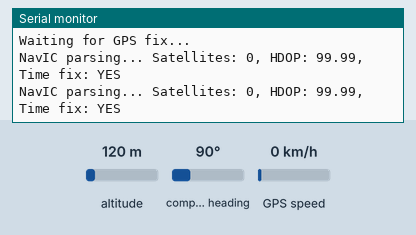
The sketch below on a simulated ESP32. Parts: the last lines printed to the serial monitor. Inputs (shaded band) come from the test bench; at power-on: GPS speed 0 km/h, altitude 120 m, compass heading 90°. WiFi joins after 1.5 s; servers stay silent unless stated; uploads are accepted with an empty reply; the GPS gets a fix after 3 s at 37.7749, -122.4194 with 8 satellites.

Above: at 3.2 s.
3.3 s: GPS speed set to 2 km/h
At 6.2 s:
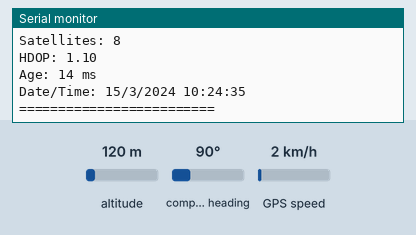
6.5 s: altitude set to 500 m
At 11.8 s:
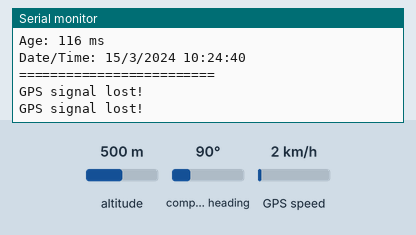

The sketch:

esp32_gps_tracker.ino
```cpp
#include <WiFi.h>
#include <HTTPClient.h>
#include <ArduinoJson.h>
#include <HardwareSerial.h>
#include <TinyGPS++.h>

// WiFi credentials - REPLACE WITH YOUR ACTUAL WiFi DETAILS
const char* ssid = "YourActualWiFiName";        // Replace with your real WiFi name
const char* password = "YourActualWiFiPassword"; // Replace with your real WiFi password

// Direct Supabase REST API - No Edge Function needed!
const char* serverURL = "https://snavhslypetgxivdvdok.supabase.co/rest/v1/locations";

// Supabase API Key - Direct database access
const char* supabaseKey = "eyJhbGciOiJIUzI1NiIsInR5cCI6IkpXVCJ9.eyJpc3MiOiJzdXBhYmFzZSIsInJlZiI6InNuYXZoc2x5cGV0Z3hpdmR2ZG9rIiwicm9sZSI6ImFub24iLCJpYXQiOjE3NTQwMjIxNjgsImV4cCI6MjA2OTU5ODE2OH0.QYHgyhW1gbGwePUIidvLedxR7F0f_Z3w7ed-WapHcdI";

// GPS configuration
TinyGPSPlus gps;
HardwareSerial ss(2); // Use Serial2 for GPS

// For ESP32-S NodeMCU 38-pin board:
// GPS RX (receives data FROM ESP32) connects to ESP32 GPIO17 (TX2)
// GPS TX (sends data TO ESP32) connects to ESP32 GPIO16 (RX2)
// GPS VCC connects to ESP32 3.3V
// GPS GND connects to ESP32 GND

// Timing variables
unsigned long lastGPSTime = 0;
unsigned long lastSendTime = 0;
const unsigned long GPS_READ_INTERVAL = 1000;    // Read GPS every 1 second
const unsigned long SEND_INTERVAL = 10000;       // Send data every 10 seconds for testing

// GPS data variables
double latitude = 0.0;
double longitude = 0.0;
double speed_kmh = 0.0;
bool gps_valid = false;

// Status variables
bool wifi_connected = false;
int send_count = 0;

void setup() {
  // Initialize serial communication
  Serial.begin(115200);
  Serial.println("ESP32 NavIC GPS Tracker Starting...");

  // NavIC modules commonly use 38400 baud rate
  ss.begin(38400, SERIAL_8N1, 16, 17); // RX=GPIO16, TX=GPIO17
  Serial.println("NavIC Serial initialized on GPIO16(RX), GPIO17(TX) at 38400 baud");

  // Connect to WiFi
  connectToWiFi();

  Serial.println("Setup complete. Starting GPS tracking...");
  Serial.println("Waiting for GPS fix...");
}

void loop() {
  // Check WiFi connection
  checkWiFiConnection();

  // Read GPS data
  readGPSData();

  // Send data periodically if GPS is valid
  if (millis() - lastSendTime >= SEND_INTERVAL) {
    if (gps_valid) {
      sendGPSData();
    } else {
      Serial.println("Waiting for valid GPS fix...");
    }
    lastSendTime = millis();
  }

  // Small delay to prevent watchdog issues
  delay(100);
}

void connectToWiFi() {
  WiFi.begin(ssid, password);
  Serial.print("Connecting to WiFi");

  int attempts = 0;
  while (WiFi.status() != WL_CONNECTED && attempts < 30) {
    delay(1000);
    Serial.print(".");
    attempts++;
  }

  if (WiFi.status() == WL_CONNECTED) {
    wifi_connected = true;
    Serial.println();
    Serial.println("WiFi connected!");
    Serial.print("IP address: ");
    Serial.println(WiFi.localIP());
    Serial.print("Signal strength: ");
    Serial.print(WiFi.RSSI());
    Serial.println(" dBm");
  } else {
    wifi_connected = false;
    Serial.println();
    Serial.println("WiFi connection failed!");
  }
}

void checkWiFiConnection() {
  if (WiFi.status() != WL_CONNECTED) {
    wifi_connected = false;
    Serial.println("WiFi disconnected. Reconnecting...");
    connectToWiFi();
  } else {
    wifi_connected = true;
  }
}

void readGPSData() {
  // Read NavIC data from Serial2
  static unsigned long lastDebugTime = 0;
  static String navicBuffer = "";

  while (ss.available() > 0) {
    char c = ss.read();
    navicBuffer += c;

    // Debug: Print raw NavIC data every 10 seconds
    if (millis() - lastDebugTime >= 10000) {
      Serial.println("Raw NavIC data received:");
      Serial.println(navicBuffer);
      Serial.println("--- NavIC Debug Info ---");
      Serial.print("Buffer length: ");
      Serial.println(navicBuffer.length());
      Serial.println("------------------------");
      navicBuffer = ""; // Clear buffer
      lastDebugTime = millis();
    }

    if (gps.encode(c)) {
      // New NMEA sentence received and parsed
      if (gps.location.isValid()) {
        latitude = gps.location.lat();
        longitude = gps.location.lng();
        gps_valid = true;

        // Get speed (convert from m/s to km/h)
        if (gps.speed.isValid()) {
          speed_kmh = gps.speed.kmph();
        } else {
          speed_kmh = 0.0;
        }

        // Print NavIC info every 5 seconds
        if (millis() - lastGPSTime >= 5000) {
          printGPSInfo();
          lastGPSTime = millis();
        }
      } else {
        // NMEA sentence parsed but location not valid yet
        Serial.print("NavIC parsing... Satellites: ");
        Serial.print(gps.satellites.value());
        Serial.print(", HDOP: ");
        Serial.print(gps.hdop.hdop());
        if (gps.date.isValid() && gps.time.isValid()) {
          Serial.print(", Time fix: YES");
        } else {
          Serial.print(", Time fix: NO");
        }
        Serial.println();
      }
    }
  }

  // Check if GPS module is sending any data
  if (millis() - lastDebugTime >= 15000 && ss.available() == 0) {
    Serial.println("WARNING: No GPS data received! Check wiring.");
    lastDebugTime = millis();
  }

  // Check for GPS timeout (no valid data for 10 seconds)
  if (gps_valid && millis() - gps.location.age() > 10000) {
    gps_valid = false;
    Serial.println("GPS signal lost!");
  }
}

void printGPSInfo() {
  Serial.println("=== NavIC Information ===");
  Serial.print("Location: ");
  Serial.print(latitude, 6);
  Serial.print(", ");
  Serial.println(longitude, 6);
  Serial.print("Speed: ");
  Serial.print(speed_kmh, 2);
  Serial.println(" km/h");
  Serial.print("Satellites: ");
  Serial.println(gps.satellites.value());
  Serial.print("HDOP: ");
  Serial.println(gps.hdop.hdop(), 2);
  Serial.print("Age: ");
  Serial.print(gps.location.age());
  Serial.println(" ms");
  if (gps.date.isValid() && gps.time.isValid()) {
    Serial.print("Date/Time: ");
    Serial.print(gps.date.day());
    Serial.print("/");
    Serial.print(gps.date.month());
    Serial.print("/");
    Serial.print(gps.date.year());
    Serial.print(" ");
    Serial.print(gps.time.hour());
    Serial.print(":");
    Serial.print(gps.time.minute());
    Serial.print(":");
    Serial.println(gps.time.second());
  }
  Serial.println("=========================");
}

void sendGPSData() {
  if (!wifi_connected) {
    Serial.println("Cannot send data: WiFi not connected");
    return;
  }

  if (!gps_valid) {
    Serial.println("Cannot send data: GPS not valid");
    return;
  }

  Serial.println("Preparing to send GPS data to Supabase...");

  HTTPClient http;
  http.begin(serverURL);

  // Supabase REST API headers
  http.addHeader("Content-Type", "application/json");
  http.addHeader("apikey", supabaseKey);
  http.addHeader("Authorization", String("Bearer ") + supabaseKey);
  http.addHeader("Prefer", "return=minimal");  // Reduces response size
  http.setTimeout(10000); // 10 second timeout

  // Create JSON payload matching your locations table structure
  StaticJsonDocument<300> doc;
  doc["lat"] = latitude;
  doc["lng"] = longitude;
  doc["speed"] = speed_kmh;
  doc["ignition"] = (speed_kmh > 1.0); // Assume ignition on if moving
  doc["recorded_at"] = "now()";  // Supabase will use current timestamp

  String jsonString;
  serializeJson(doc, jsonString);

  Serial.println("Sending GPS data directly to Supabase...");
  Serial.print("URL: ");
  Serial.println(serverURL);
  Serial.print("Payload: ");
  Serial.println(jsonString);

  // Send HTTP POST request
  int httpResponseCode = http.POST(jsonString);

  Serial.print("HTTP Response code: ");
  Serial.println(httpResponseCode);

  if (httpResponseCode > 0) {
    String response = http.getString();
    Serial.print("Response: ");
    Serial.println(response);

    if (httpResponseCode == 201) {  // 201 = Created (successful insert)
      send_count++;
      Serial.print("✅ Data sent successfully to Supabase! Count: ");
      Serial.println(send_count);
    } else if (httpResponseCode == 200) {  // Sometimes returns 200
      send_count++;
      Serial.print("✅ Data sent successfully! Count: ");
      Serial.println(send_count);
    } else {
      Serial.print("❌ Supabase error! Code: ");
      Serial.println(httpResponseCode);
    }
  } else {
    Serial.print("❌ HTTP Error: ");
    Serial.println(httpResponseCode);
    Serial.println("Possible causes:");
    Serial.println("- WiFi connection issue");
    Serial.println("- Wrong Supabase URL or API key");
    Serial.println("- Network timeout");
  }

  http.end();
}

// Debug function to print raw GPS data
void printRawGPSData() {
  Serial.println("Raw GPS data:");
  while (ss.available() > 0) {
    Serial.write(ss.read());
  }
}
```

Measured:
- after the input at 3.3 s, the serial monitor: prints a new line after 1.8 s (image 1)
- after the input at 6.5 s, the serial monitor: prints a new line after 3.9 s (image 2)
